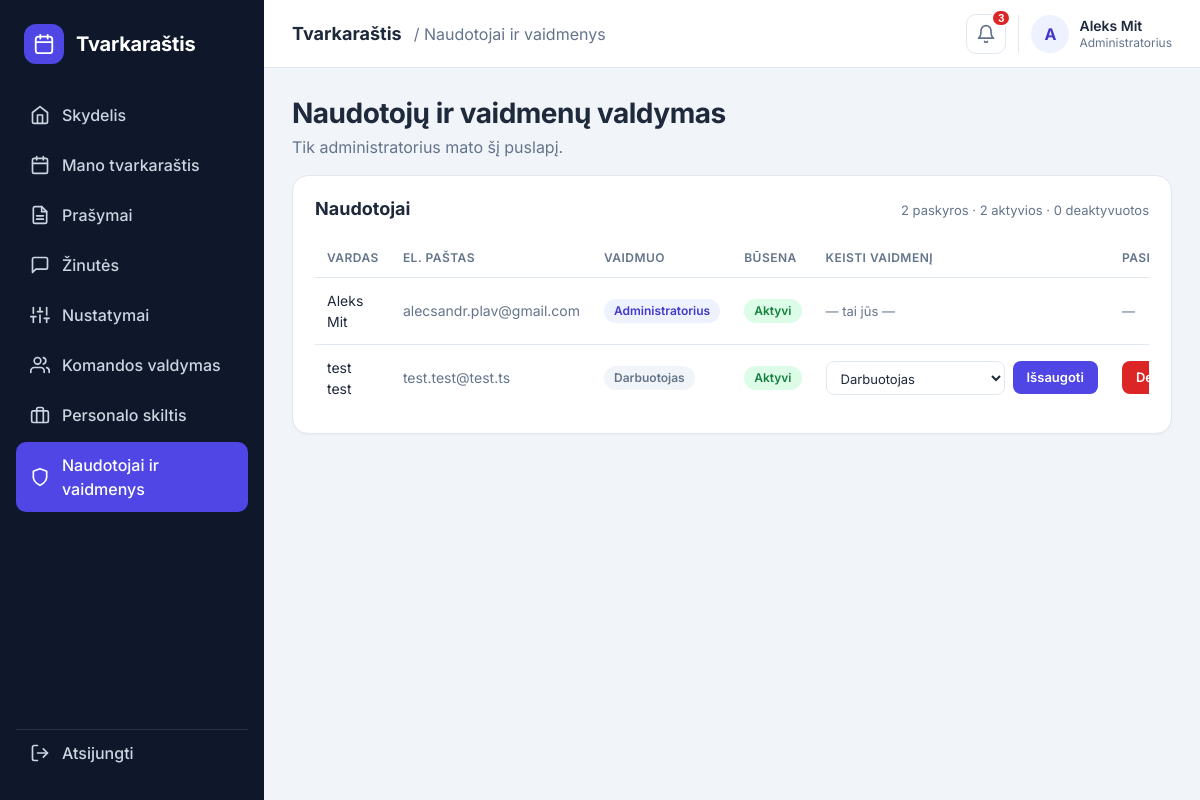
The page /admin/roles (signed in) on the database its author committed.
### tables this page shows
CREATE TABLE users (
            id            INTEGER PRIMARY KEY AUTOINCREMENT,
            full_name     TEXT NOT NULL,
            email         TEXT NOT NULL UNIQUE,
            password_hash TEXT NOT NULL,
            role          TEXT NOT NULL DEFAULT 'employee',
            created_at    TEXT NOT NULL DEFAULT CURRENT_TIMESTAMP
        , is_active INTEGER NOT NULL DEFAULT 1);

### app.py (the view)
@app.route("/admin/roles")
@role_required("admin")
def admin_roles():
    users = get_db().execute(
        "SELECT id, full_name, email, role, is_active, created_at "
        "FROM users ORDER BY full_name COLLATE NOCASE"
    ).fetchall()
    active_count = sum(1 for u in users if u["is_active"])
    return render_template(
        "admin_roles.html",
        users=users,
        roles=ROLES,
        active_count=active_count,
    )

### app.py (called while the page is built)
def get_db():
    if "db" not in g:
        g.db = sqlite3.connect(DATABASE)
        g.db.row_factory = sqlite3.Row
    return g.db

@app.before_request
def load_current_user():
    g.user = None
    if request.endpoint in (None, "static"):
        return
    user_id = session.get("user_id")
    if user_id is None:
        return
    user = get_db().execute(
        "SELECT id, full_name, email, role, is_active FROM users WHERE id = ?",
        (user_id,),
    ).fetchone()
    if user is None or not user["is_active"]:
        session.clear()
        flash("Jūsų paskyra deaktyvuota. Kreipkitės į administratorių.", "error")
        return redirect(url_for("login"))
    g.user = user
    session["user_name"] = user["full_name"]
    session["user_role"] = user["role"]

def role_required(*roles):
    def decorator(view):
        @wraps(view)
        def wrapped_view(*args, **kwargs):
            if g.user is None:
                flash("Norėdami matyti šį puslapį, prisijunkite.", "error")
                return redirect(url_for("login"))
            if g.user["role"] not in roles:
                flash("Neturite teisės matyti šio puslapio.", "error")
                return redirect(url_for("dashboard"))
            return view(*args, **kwargs)
        return wrapped_view
    return decorator

@app.context_processor
def inject_globals():
    role = g.user["role"] if g.get("user") else DEFAULT_ROLE
    return {
        "notification_count": 3,   # demonstracinis pranešimų skaičius
        "user_role": role,
        "role_labels": ROLES,
    }

### templates/admin_roles.html (shortened to what this page needs)
{% extends "app_base.html" %}
{% block title %}Naudotojai ir vaidmenys{% endblock %}
{% block content %}
<section class="welcome">
    <div>
        <h1>Naudotojų ir vaidmenų valdymas</h1>
        <p class="muted">Tik administratorius mato šį puslapį.</p>
    </div>
</section>
<section class="card">
    <div class="card-head">
        <h2>Naudotojai</h2>
        <span class="muted small">
            {{ users|length }} paskyros · {{ active_count }} aktyvios ·
            {{ users|length - active_count }} deaktyvuotos
        </span>
    </div>
    <div class="table-wrap">
        <table class="table">
            <thead>
                <tr>
                    <th>Vardas</th>
                    <th>El. paštas</th>
                    <th>Vaidmuo</th>
                    <th>Būsena</th>
                    <th>Keisti vaidmenį</th>
                    <th>Paskyra</th>
                </tr>
            </thead>
            <tbody>
                {% for user in users %}
                <tr class="{% if not user.is_active %}row-inactive{% endif %}">
                    <td data-label="Vardas">{{ user.full_name }}</td>
                    <td data-label="El. paštas" class="muted">{{ user.email }}</td>
                    <td data-label="Vaidmuo">
                        <span class="role-badge role-{{ user.role }}">{{ roles.get(user.role, user.role) }}</span>
                    </td>
                    <td data-label="Būsena">
                        {% if user.is_active %}
                            <span class="status status-active">Aktyvi</span>
                        {% else %}
                            <span class="status status-inactive">Deaktyvuota</span>
                        {% endif %}
                    </td>
                    <td data-label="Keisti vaidmenį">
                        {% if user.id == session.user_id %}
                            <span class="muted small">— tai jūs —</span>
                        {% else %}
                        <form method="post" action="{{ url_for('admin_set_role', user_id=user.id) }}" class="inline-form">
                            <select name="role" class="select" aria-label="Vaidmuo: {{ user.full_name }}">
                                {% for key, label in roles.items() %}
                                <option value="{{ key }}" {% if key == user.role %}selected{% endif %}>{{ label }}</option>
                                {% endfor %}
                            </select>
                            <button type="submit" class="btn btn-primary btn-sm">Išsaugoti</button>
                        </form>
                        {% endif %}
                    </td>
                    <td data-label="Paskyra">
                        {% if user.id == session.user_id %}
                            <span class="muted small">—</span>
                        {% else %}
                        <form method="post" action="{{ url_for('admin_set_status', user_id=user.id) }}" class="inline-form">
                            {% if user.is_active %}
                                <button type="submit" class="btn btn-danger btn-sm">Deaktyvuoti</button>
                            {% else %}
                                <input type="hidden" name="active" value="1">
                                <button type="submit" class="btn btn-success btn-sm">Aktyvuoti</button>
                            {% endif %}
                        </form>
                        {% endif %}
                    </td>
                </tr>
                {% endfor %}
            </tbody>
        </table>
    </div>
</section>
{% endblock %}

### templates/app_base.html (shortened to what this page needs)
{% extends "base.html" %}
{% block body_class %}app-page{% endblock %}
{% block body %}
<div class="app-shell">
    <aside class="sidebar" id="sidebar">
        <div class="brand">
            <span class="brand-icon">
                <svg viewBox="0 0 24 24" fill="none" stroke="currentColor" stroke-width="2" stroke-linecap="round" stroke-linejoin="round"><rect x="3" y="4" width="18" height="18" rx="3"/><path d="M16 2v4M8 2v4M3 10h18"/></svg>
            </span>
            <span class="brand-name">Tvarkaraštis</span>
        </div>
        <nav class="nav">
            {% for endpoint, label, icon in nav_items %}
            <a href="{{ url_for(endpoint) }}"
               class="nav-link {% if request.endpoint == endpoint %}active{% endif %}">
                <svg viewBox="0 0 24 24" fill="none" stroke="currentColor" stroke-width="2" stroke-linecap="round" stroke-linejoin="round">{{ icon|safe }}</svg>
                {{ label }}
            </a>
            {% endfor %}
            {% if user_role in ('manager', 'hr', 'admin') %}
            <a href="{{ url_for('team') }}"
               class="nav-link {% if request.endpoint == 'team' %}active{% endif %}">
                <svg viewBox="0 0 24 24" fill="none" stroke="currentColor" stroke-width="2" stroke-linecap="round" stroke-linejoin="round">
                    <path d="M17 21v-2a4 4 0 0 0-4-4H5a4 4 0 0 0-4 4v2"/>
                    <circle cx="9" cy="7" r="4"/>
                    <path d="M23 21v-2a4 4 0 0 0-3-3.87"/>
                    <path d="M16 3.13a4 4 0 0 1 0 7.75"/>
                </svg>
                Komandos valdymas
            </a>
            {% endif %}
            {% if user_role in ('hr', 'admin') %}
            <a href="{{ url_for('hr_section') }}"
               class="nav-link {% if request.endpoint == 'hr_section' %}active{% endif %}">
                <svg viewBox="0 0 24 24" fill="none" stroke="currentColor" stroke-width="2" stroke-linecap="round" stroke-linejoin="round">
                    <rect x="2" y="7" width="20" height="14" rx="2"/>
                    <path d="M16 21V5a2 2 0 0 0-2-2h-4a2 2 0 0 0-2 2v16"/>
                </svg>
                Personalo skiltis
            </a>
            {% endif %}
            {% if user_role == 'admin' %}
            <a href="{{ url_for('admin_roles') }}"
               class="nav-link {% if request.endpoint == 'admin_roles' %}active{% endif %}">
                <svg viewBox="0 0 24 24" fill="none" stroke="currentColor" stroke-width="2" stroke-linecap="round" stroke-linejoin="round">
                    <path d="M12 22s8-4 8-10V5l-8-3-8 3v7c0 6 8 10 8 10z"/>
                </svg>
                Naudotojai ir vaidmenys
            </a>
            {% endif %}
        </nav>
        <a href="{{ url_for('logout') }}" class="nav-link logout-link">
            <svg viewBox="0 0 24 24" fill="none" stroke="currentColor" stroke-width="2" stroke-linecap="round" stroke-linejoin="round"><path d="M9 21H5a2 2 0 0 1-2-2V5a2 2 0 0 1 2-2h4"/><polyline points="16 17 21 12 16 7"/><line x1="21" y1="12" x2="9" y2="12"/></svg>
            Atsijungti
        </a>
    </aside>
    <div class="app-content">
        <header class="topbar">
            <div class="topbar-left">
                <span class="topbar-title">Tvarkaraštis</span>
                <span class="topbar-page">/ {{ self.title() }}</span>
            </div>
            <div class="topbar-right">
                <button type="button" class="icon-btn" aria-label="Pranešimai" title="Pranešimai">
                    <svg viewBox="0 0 24 24" fill="none" stroke="currentColor" stroke-width="2" stroke-linecap="round" stroke-linejoin="round"><path d="M18 8a6 6 0 0 0-12 0c0 7-3 9-3 9h18s-3-2-3-9"/><path d="M13.7 21a2 2 0 0 1-3.4 0"/></svg>
                    {% if notification_count %}<span class="badge">{{ notification_count }}</span>{% endif %}
                </button>
                <div class="user-chip">
                    <span class="avatar">{{ session['user_name'][0]|upper }}</span>
                    <div class="user-meta">
                        <span class="user-name">{{ session['user_name'] }}</span>
                        <span class="user-role">{{ role_labels[user_role] }}</span>
                    </div>
                </div>
            </div>
        </header>
        <main class="page">
            {% block content %}{% endblock %}
        </main>
    </div>
</div>
{% endblock %}

### templates/base.html (shortened to what this page needs)
<!DOCTYPE html>
<html lang="lt">
<head>
    <link rel="stylesheet" href="{{ url_for('static', filename='css/style.css') }}">
</head>
<body class="{% block body_class %}{% endblock %}">
    {% block body %}{% endblock %}
</body>
</html>

### rows shown on the page
users: full_name "A", user_name "Aleks Mit", role "Administratorius", full_name "Aleks Mit", email "alecsandr.plav@gmail.com", get "Administratorius", is_active "Aktyvi", shows "— tai jūs —"
users: full_name "test test", email "test.test@test.ts", get "Darbuotojas", is_active "Aktyvi", role "Darbuotojas"

### other values the page prints
{{ label }} "Skydelis" "Mano tvarkaraštis" "Prašymai" "Žinutės" "Nustatymai"
{{ notification_count }} "3"
{{ users|length }} "2"
{{ active_count }} "2"
{{ users|length - active_count }} "0"
